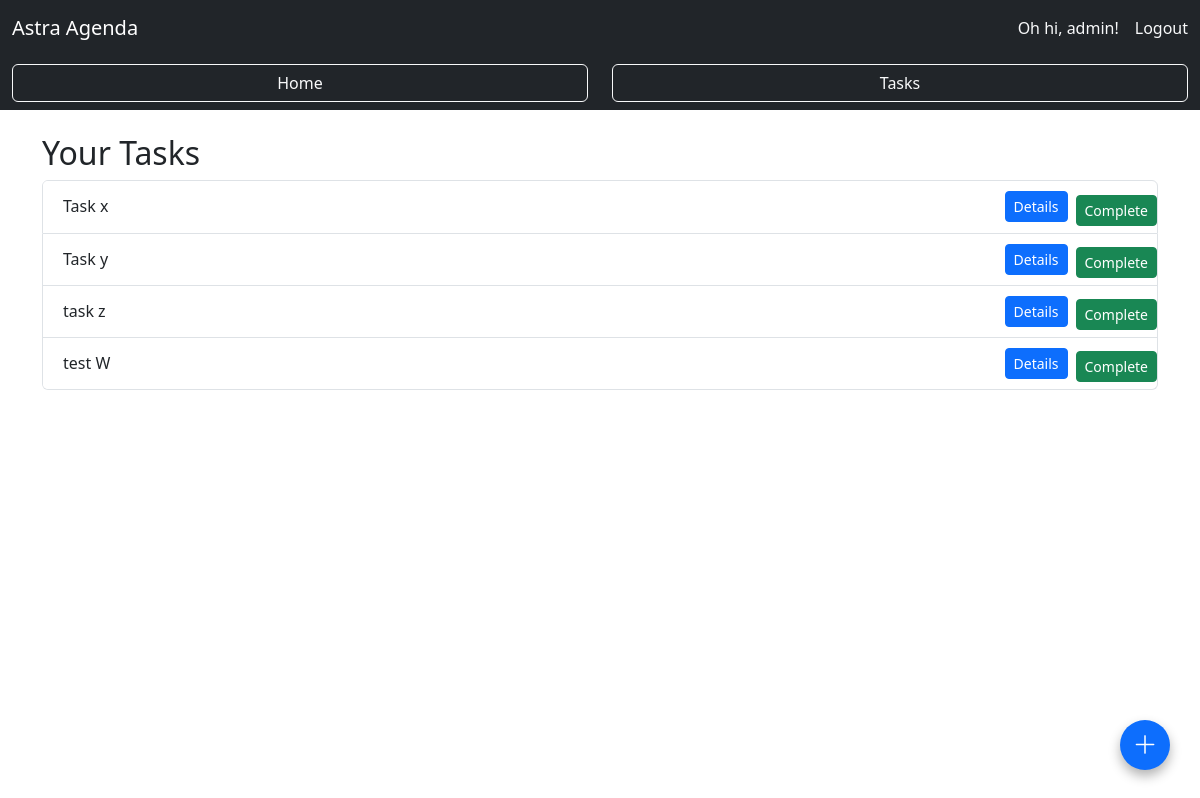
The app's page / (signed in), older data.
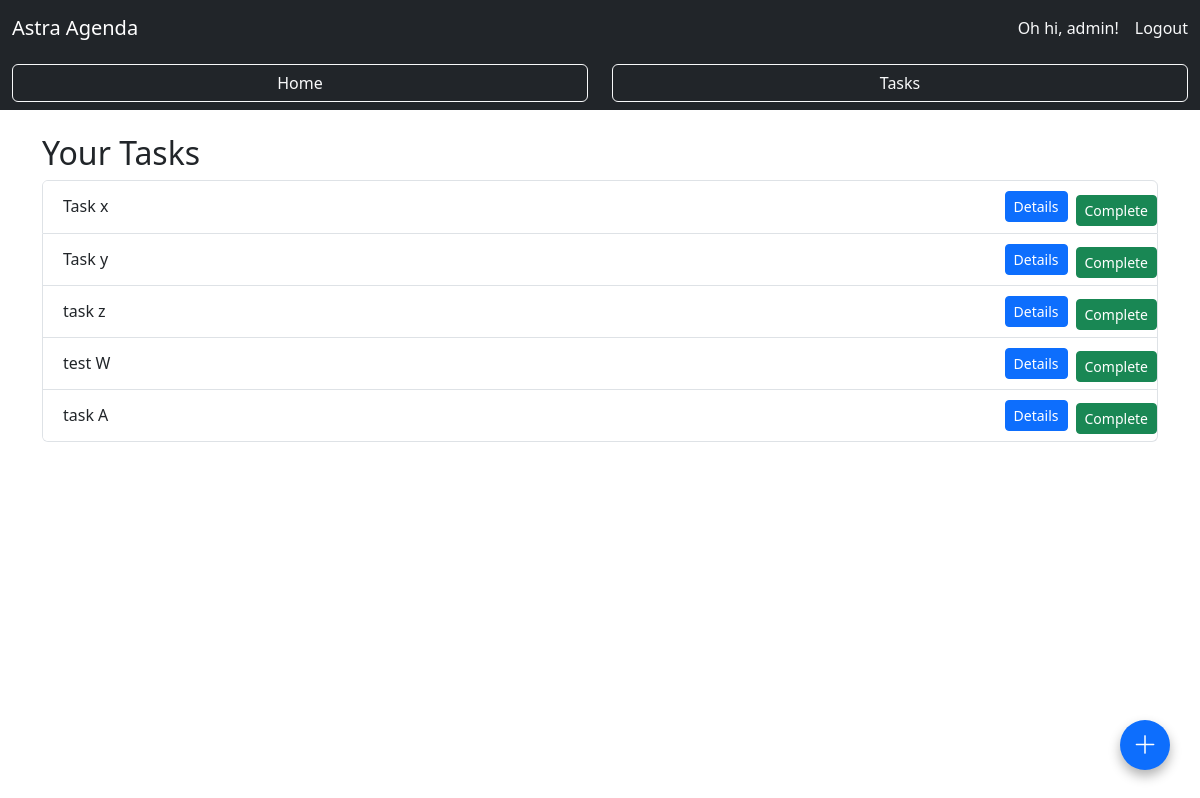
The same page, newer data.
### tasks/models.py (models this page shows, shortened)
class Task(models.Model):
    user = models.ForeignKey(User, on_delete=models.CASCADE, related_name="tasks")
    name = models.CharField(max_length=255)
    description = models.TextField(blank=True)
    deadline = models.DateField(blank=True, null=True)
    completed = models.BooleanField(default=False)
    created_at = models.DateTimeField(auto_now_add=True)
    parent = models.ForeignKey(
        "self",
        on_delete=models.CASCADE,
        null=True,
        blank=True,
        related_name="subtasks"
    )
    def can_complete(self):
        if self.subtasks.exists() and not all(st.completed for st in self.subtasks.all()):
            return False
        for group in self.dependency_groups.all():
            prereqs = [dep.prerequisite_task for dep in group.dependencies.all()]
            if group.group_type == "ALL":
                if not all(t.completed for t in prereqs):
                    return False
            elif group.group_type == "ONE":
                if not any(t.completed for t in prereqs):
                    return False
        return True

### tasks/views.py (the view)
# urls.py: path("", views.index, name="index"),
@login_required
def index(request):
    tasks = Task.objects.filter(user=request.user).order_by("created_at")
    for task in tasks:
        task.has_unmet_dependencies = not task.can_complete()
    return render(request, "tasks/index.html", {
        "tasks": tasks,
    })

### tasks/templates/tasks/index.html (shortened to what this page needs)
{% extends "tasks/layout.html" %}
{% block body %}
<h2>Your Tasks</h2>
<div class="accordion" id="taskAccordion">
  {% for task in tasks %}
    {% if not task.parent %}
      <div class="accordion-item">
        <h2 class="accordion-header d-flex justify-content-between align-items-center" id="heading-task-{{ task.id }}">
          <button class="accordion-button collapsed flex-grow-1" type="button"
                  data-bs-toggle="collapse"
                  data-bs-target="#collapse-task-{{ task.id }}"
                  aria-expanded="false"
                  aria-controls="collapse-task-{{ task.id }}">
            {{ task.name }}
          </button>
          <a href="{% url 'task_detail' task.id %}" class="btn btn-primary btn-sm ms-2" style="text-decoration: none; color: white;" onclick="event.stopPropagation();">
            Details
          </a>
          <form action="{% url 'complete' task.id %}" method="post" class="ms-2">
            <button type="submit" class="btn btn-success btn-sm">Complete</button>
          </form>
        </h2>
      </div>
    {% endif %}
  {% endfor %}
</div>
{% endblock %}

### tasks/templates/tasks/layout.html (shortened to what this page needs)
{% load static %}
<!DOCTYPE html>
<html lang="en">
<head>
    <link rel="stylesheet" href="{% static 'tasks/style.css' %}">
    <link href="https://cdn.jsdelivr.net/npm/bootstrap@5.3.2/dist/css/bootstrap.min.css" rel="stylesheet">
    <link rel="stylesheet" href="https://cdn.jsdelivr.net/npm/bootstrap-icons@1.10.5/font/bootstrap-icons.css">
</head>
<body>
    <nav class="navbar navbar-expand-lg navbar-dark bg-dark mb-0">
        <div class="container-fluid">
            <a class="navbar-brand" href="/">Astra Agenda</a>
            <div class="d-flex ms-auto align-items-center gap-3">
                {% if user.is_authenticated %}
                    <span class="navbar-text text-light mb-0">Oh hi, {{ user.username }}!</span>
                    <a class="nav-link text-light" href="{% url 'logout' %}">Logout</a>
                {% else %}
                    <a class="nav-link text-light" href="{% url 'login' %}">Login</a>
                    <a class="nav-link text-light" href="{% url 'register' %}">Register</a>
                {% endif %}
            </div>
    </nav>
    <div class="container-fluid bg-dark py-2 mb-4">
        <div class="row text-center">
            <div class="col-6">
                <a href="{% url 'index' %}" class="btn btn-outline-light w-100">Home</a>
            </div>
            <div class="col-6">
                <a href="{% url 'tasks' %}" class="btn btn-outline-light w-100">Tasks</a>
            </div>
        </div>
    </div>
    <div class="container">
        {% block body %}
        {% endblock %}
    </div>
    <a href="{% url 'add_task' %}" class="fab">
        <i class="bi bi-plus-lg"></i>
    </a>
</body>
</html>

### tasks/static/tasks/style.css (style rules this page uses)
body { font-family: Arial, sans-serif; background-color: #fafafa; }
.fab { position: fixed; bottom: 30px; right: 30px; width: 50px; height: 50px; border-radius: 50%; background-color: #0d6efd; color: white; font-size: 25px; font-weight: bold; display: flex; align-items: center; justify-content: center; box-shadow: 0 6px 12px rgba(0,0,0,0.3); text-decoration: none; transition: background-color 0.2s ease, transform 0.2s ease; z-index: 1050; }
.accordion-button::after { display: none !important; }
.accordion-button { padding-right: 1rem !important; }

Row changes from the older to the newer data that the page shows:
added Task: name "task A"
